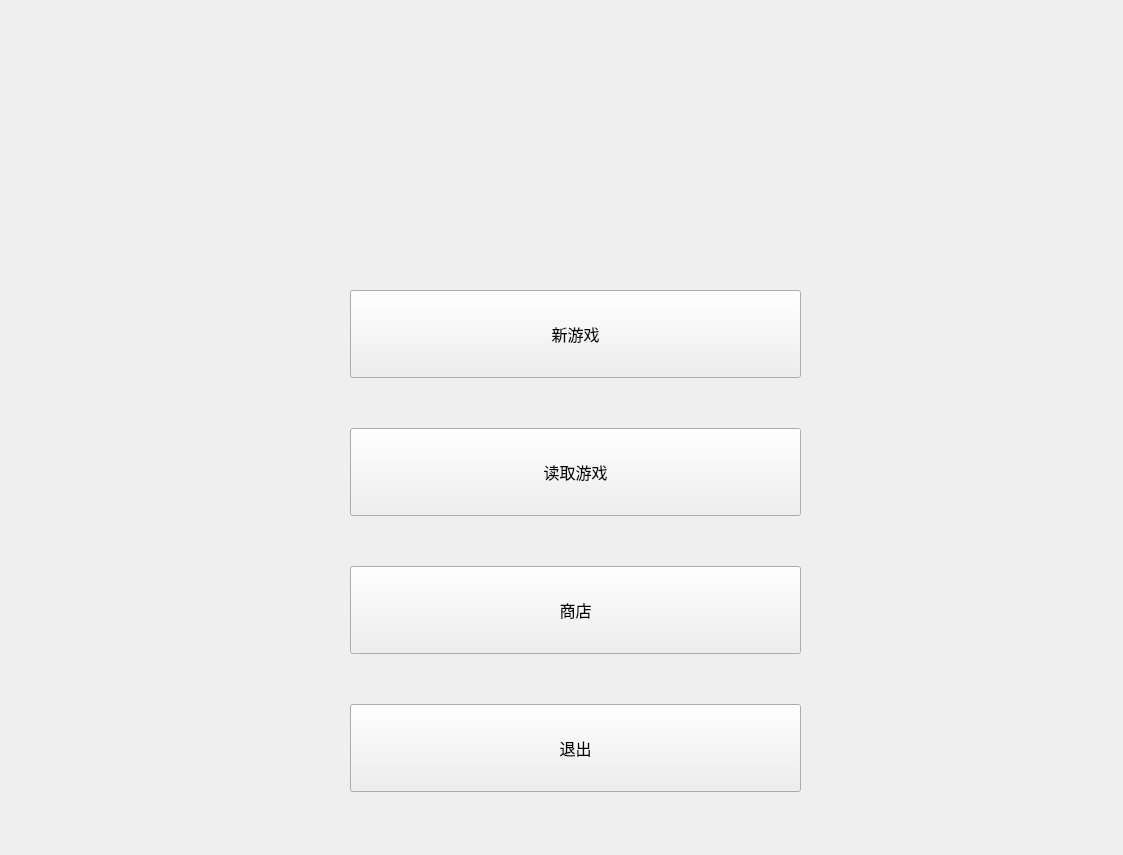
<?xml version="1.0" encoding="UTF-8"?>
<ui version="4.0">
 <class>MenuWidget</class>
 <widget class="QWidget" name="MenuWidget">
  <property name="geometry">
   <rect>
    <x>0</x>
    <y>0</y>
    <width>1123</width>
    <height>855</height>
   </rect>
  </property>
  <property name="sizePolicy">
   <sizepolicy hsizetype="Expanding" vsizetype="Expanding">
    <horstretch>0</horstretch>
    <verstretch>0</verstretch>
   </sizepolicy>
  </property>
  <property name="minimumSize">
   <size>
    <width>800</width>
    <height>500</height>
   </size>
  </property>
  <property name="windowTitle">
   <string>Form</string>
  </property>
  <widget class="QLabel" name="banner">
   <property name="geometry">
    <rect>
     <x>290</x>
     <y>10</y>
     <width>589</width>
     <height>250</height>
    </rect>
   </property>
   <property name="sizePolicy">
    <sizepolicy hsizetype="Expanding" vsizetype="Expanding">
     <horstretch>0</horstretch>
     <verstretch>0</verstretch>
    </sizepolicy>
   </property>
   <property name="minimumSize">
    <size>
     <width>295</width>
     <height>125</height>
    </size>
   </property>
   <property name="maximumSize">
    <size>
     <width>16777215</width>
     <height>16777215</height>
    </size>
   </property>
   <property name="autoFillBackground">
    <bool>false</bool>
   </property>
   <property name="text">
    <string/>
   </property>
   <property name="textFormat">
    <enum>Qt::AutoText</enum>
   </property>
   <property name="pixmap">
    <pixmap resource="resource.qrc">:/banner/img/MyShapez_ba-style@nulla.top.png</pixmap>
   </property>
   <property name="scaledContents">
    <bool>true</bool>
   </property>
  </widget>
  <widget class="QWidget" name="verticalLayoutWidget">
   <property name="geometry">
    <rect>
     <x>350</x>
     <y>290</y>
     <width>451</width>
     <height>502</height>
    </rect>
   </property>
   <layout class="QVBoxLayout" name="verticalLayout" stretch="0,0,0,0">
    <property name="spacing">
     <number>50</number>
    </property>
    <property name="leftMargin">
     <number>0</number>
    </property>
    <property name="topMargin">
     <number>0</number>
    </property>
    <item>
     <widget class="QPushButton" name="button_start_game">
      <property name="enabled">
       <bool>true</bool>
      </property>
      <property name="sizePolicy">
       <sizepolicy hsizetype="Expanding" vsizetype="Expanding">
        <horstretch>0</horstretch>
        <verstretch>0</verstretch>
       </sizepolicy>
      </property>
      <property name="minimumSize">
       <size>
        <width>0</width>
        <height>50</height>
       </size>
      </property>
      <property name="font">
       <font>
        <pointsize>12</pointsize>
       </font>
      </property>
      <property name="text">
       <string>新游戏</string>
      </property>
     </widget>
    </item>
    <item>
     <widget class="QPushButton" name="button_load_game">
      <property name="enabled">
       <bool>true</bool>
      </property>
      <property name="sizePolicy">
       <sizepolicy hsizetype="Expanding" vsizetype="Expanding">
        <horstretch>0</horstretch>
        <verstretch>0</verstretch>
       </sizepolicy>
      </property>
      <property name="minimumSize">
       <size>
        <width>0</width>
        <height>50</height>
       </size>
      </property>
      <property name="font">
       <font>
        <pointsize>12</pointsize>
       </font>
      </property>
      <property name="text">
       <string>读取游戏</string>
      </property>
      <property name="checkable">
       <bool>false</bool>
      </property>
     </widget>
    </item>
    <item>
     <widget class="QPushButton" name="button_open_shop">
      <property name="enabled">
       <bool>true</bool>
      </property>
      <property name="sizePolicy">
       <sizepolicy hsizetype="Expanding" vsizetype="Expanding">
        <horstretch>0</horstretch>
        <verstretch>0</verstretch>
       </sizepolicy>
      </property>
      <property name="minimumSize">
       <size>
        <width>0</width>
        <height>50</height>
       </size>
      </property>
      <property name="font">
       <font>
        <pointsize>12</pointsize>
       </font>
      </property>
      <property name="text">
       <string>商店</string>
      </property>
     </widget>
    </item>
    <item>
     <widget class="QPushButton" name="button_exit">
      <property name="sizePolicy">
       <sizepolicy hsizetype="Expanding" vsizetype="Expanding">
        <horstretch>0</horstretch>
        <verstretch>0</verstretch>
       </sizepolicy>
      </property>
      <property name="minimumSize">
       <size>
        <width>0</width>
        <height>50</height>
       </size>
      </property>
      <property name="font">
       <font>
        <pointsize>12</pointsize>
       </font>
      </property>
      <property name="text">
       <string>退出</string>
      </property>
     </widget>
    </item>
   </layout>
  </widget>
 </widget>
 <resources>
  <include location="resource.qrc"/>
 </resources>
 <connections/>
</ui>
